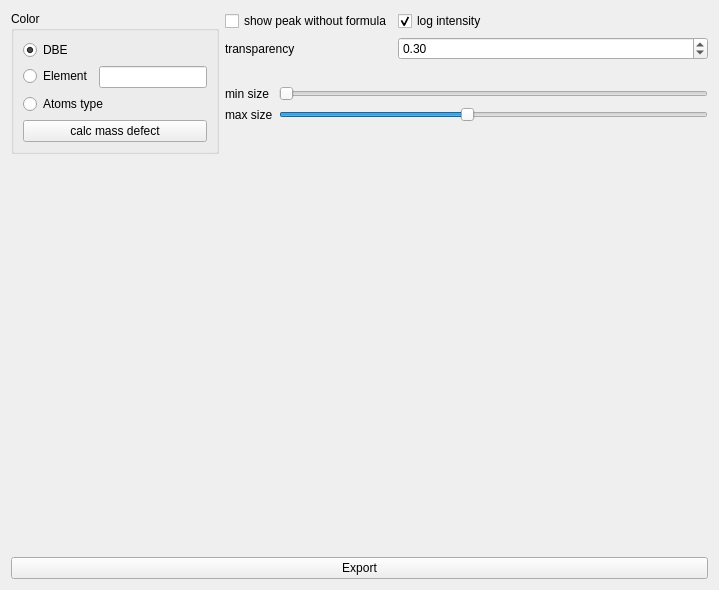
<?xml version="1.0" encoding="UTF-8"?>
<ui version="4.0">
 <class>Form</class>
 <widget class="QWidget" name="Form">
  <property name="geometry">
   <rect>
    <x>0</x>
    <y>0</y>
    <width>719</width>
    <height>590</height>
   </rect>
  </property>
  <property name="windowTitle">
   <string>Form</string>
  </property>
  <layout class="QVBoxLayout" name="verticalLayout">
   <item>
    <layout class="QHBoxLayout" name="horizontalLayout_6">
     <item>
      <layout class="QVBoxLayout" name="verticalLayout_24">
       <item>
        <widget class="QGroupBox" name="groupBox">
         <property name="sizePolicy">
          <sizepolicy hsizetype="Preferred" vsizetype="Preferred">
           <horstretch>0</horstretch>
           <verstretch>0</verstretch>
          </sizepolicy>
         </property>
         <property name="title">
          <string>Color</string>
         </property>
         <layout class="QFormLayout" name="formLayout_3">
          <item row="1" column="0">
           <widget class="QRadioButton" name="elementRadioButton">
            <property name="sizePolicy">
             <sizepolicy hsizetype="Preferred" vsizetype="Fixed">
              <horstretch>0</horstretch>
              <verstretch>0</verstretch>
             </sizepolicy>
            </property>
            <property name="text">
             <string>Element</string>
            </property>
           </widget>
          </item>
          <item row="1" column="1">
           <widget class="QLineEdit" name="elementLineEdit">
            <property name="sizePolicy">
             <sizepolicy hsizetype="Preferred" vsizetype="Fixed">
              <horstretch>0</horstretch>
              <verstretch>0</verstretch>
             </sizepolicy>
            </property>
           </widget>
          </item>
          <item row="0" column="0" colspan="2">
           <widget class="QRadioButton" name="dbeRadioButton">
            <property name="sizePolicy">
             <sizepolicy hsizetype="Preferred" vsizetype="Fixed">
              <horstretch>0</horstretch>
              <verstretch>0</verstretch>
             </sizepolicy>
            </property>
            <property name="text">
             <string>DBE</string>
            </property>
            <property name="checked">
             <bool>true</bool>
            </property>
           </widget>
          </item>
          <item row="3" column="0" colspan="2">
           <widget class="QPushButton" name="calcPushButton">
            <property name="sizePolicy">
             <sizepolicy hsizetype="Preferred" vsizetype="Fixed">
              <horstretch>0</horstretch>
              <verstretch>0</verstretch>
             </sizepolicy>
            </property>
            <property name="text">
             <string>calc mass defect</string>
            </property>
           </widget>
          </item>
          <item row="2" column="0" colspan="2">
           <widget class="QRadioButton" name="atomsRadioButton">
            <property name="text">
             <string>Atoms type</string>
            </property>
           </widget>
          </item>
         </layout>
        </widget>
       </item>
      </layout>
     </item>
     <item>
      <layout class="QVBoxLayout" name="verticalLayout_22">
       <item>
        <layout class="QFormLayout" name="formLayout_2">
         <item row="0" column="0">
          <widget class="QCheckBox" name="showGreyCheckBox">
           <property name="text">
            <string>show peak without formula</string>
           </property>
          </widget>
         </item>
         <item row="0" column="1">
          <widget class="QCheckBox" name="logCheckBox">
           <property name="sizePolicy">
            <sizepolicy hsizetype="Preferred" vsizetype="Fixed">
             <horstretch>0</horstretch>
             <verstretch>0</verstretch>
            </sizepolicy>
           </property>
           <property name="text">
            <string>log intensity</string>
           </property>
           <property name="checked">
            <bool>true</bool>
           </property>
          </widget>
         </item>
         <item row="1" column="0">
          <widget class="QLabel" name="label">
           <property name="text">
            <string>transparency</string>
           </property>
          </widget>
         </item>
         <item row="1" column="1">
          <widget class="QDoubleSpinBox" name="transparencyDoubleSpinBox">
           <property name="maximum">
            <double>1.000000000000000</double>
           </property>
           <property name="singleStep">
            <double>0.100000000000000</double>
           </property>
           <property name="value">
            <double>0.300000000000000</double>
           </property>
          </widget>
         </item>
        </layout>
       </item>
       <item>
        <layout class="QFormLayout" name="formLayout_8">
         <item row="0" column="0">
          <widget class="QLabel" name="label_14">
           <property name="text">
            <string>min size</string>
           </property>
          </widget>
         </item>
         <item row="0" column="1">
          <widget class="QSlider" name="minSizeHorizontalSlider">
           <property name="minimum">
            <number>-10</number>
           </property>
           <property name="maximum">
            <number>70</number>
           </property>
           <property name="value">
            <number>-10</number>
           </property>
           <property name="orientation">
            <enum>Qt::Horizontal</enum>
           </property>
          </widget>
         </item>
         <item row="1" column="0">
          <widget class="QLabel" name="label_15">
           <property name="text">
            <string>max size</string>
           </property>
          </widget>
         </item>
         <item row="1" column="1">
          <widget class="QSlider" name="maxSizeHorizontalSlider">
           <property name="minimum">
            <number>-10</number>
           </property>
           <property name="maximum">
            <number>70</number>
           </property>
           <property name="pageStep">
            <number>5</number>
           </property>
           <property name="value">
            <number>25</number>
           </property>
           <property name="orientation">
            <enum>Qt::Horizontal</enum>
           </property>
          </widget>
         </item>
        </layout>
       </item>
      </layout>
     </item>
    </layout>
   </item>
   <item>
    <widget class="QWidget" name="widget" native="true">
     <property name="sizePolicy">
      <sizepolicy hsizetype="Expanding" vsizetype="Expanding">
       <horstretch>0</horstretch>
       <verstretch>0</verstretch>
      </sizepolicy>
     </property>
    </widget>
   </item>
   <item>
    <widget class="QPushButton" name="exportPushButton">
     <property name="text">
      <string>Export</string>
     </property>
    </widget>
   </item>
  </layout>
 </widget>
 <resources/>
 <connections/>
</ui>
